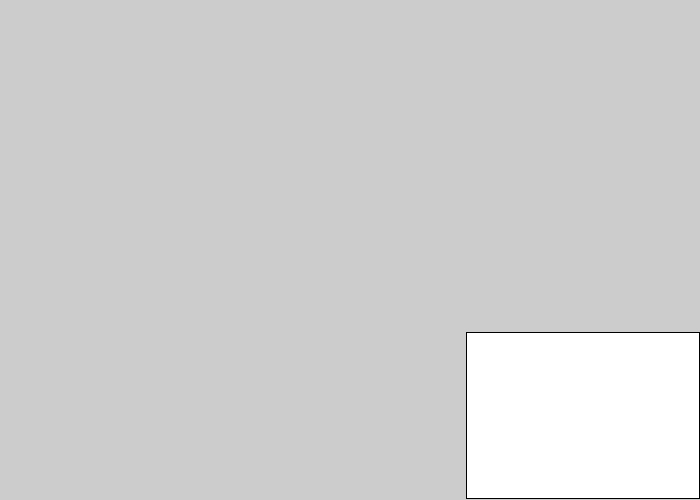
Frame 1 (no input)
Frame 60 (the mouse pressed at the canvas centre just before this capture): identical to frame 1, image omitted
Frame 120 (the mouse held since frame 60 and released just before this capture): identical to frame 1, image omitted

The Processing sketch that drew this single still picture (run headless with seeded random() and noise(); from frame 60 on, the mouse is pressed at the canvas centre):

// Processing sketch: ThreeByThreeMatrix_Procedural
// ── ThreeByThreeMatrix_Procedural.pde
void setup() {
  size(700, 500);
  //fullScreen(); //displayWidth //displayHeight
  int appWidth = width;
  int appHeight = height;
  //
  int numberofSquares = 9;
  int parameters = 4;
  float[] rectVar = new float[numberofSquares*4];
  int columns = 3;
  int rows = 3;
  //
  //int i=0;
  for ( int x=0; x<columns; x++ ) {//Will fail if not a mutliple
    for ( int y=0; y<rows; y++ ) { //Will fail if not a multiple
      if ( rectVar.length%parameters==0 ) {
        for ( int i=0; i<rectVar.length; i++ ) { //Will fail if not a multiple
        if (i%4==0) populateArray(rectVar, i, x, appWidth, columns);
        if (i%4==1) populateArray(rectVar, i, y, appHeight, rows);
        if (i%4==2) populateArray(rectVar, i, 1, appWidth, columns);
        if (i%4==3) populateArray(rectVar, i, 1, appHeight, rows);
        //rectVar[i]= x*(appWidth/columns); //repeat line with different variable
        //rectVar[i+1]= y*(appHeight/rows); //repeat line with different variable
        ///rectVar[i+2]=appWidth/columns; //repeat line with different variable
        //rectVar[i+3]=appHeight/rows; //repeat line with different variable
        //i+=parameters; //Functions like a WHILE
        }
      } else {
        println("ERROR with Array Length populating Array");
        exit();
      }
    }
  }
  //
  printArray(rectVar);
  //
  if ( rectVar.length%parameters==0 ) {
    for (int i=0; i<rectVar.length; i+=parameters) {
      rect(rectVar[i], rectVar[i+1], rectVar[i+2], rectVar[i+3]);
    }
  } else {
    println("ERROR with Array Length printing Rectangles");
    exit();
  }
  //
  /*
  rect(0*(appWidth/columns), 0*(appHeight/rows), appWidth/columns, appHeight/rows);
  rect(0*(appWidth/columns), 1*(appHeight/rows), appWidth/columns, appHeight/rows);
  rect(0*(appWidth/columns), 2*(appHeight/rows), appWidth/columns, appHeight/rows);
  rect(1*(appWidth/columns), 0*(appHeight/rows), appWidth/columns, appHeight/rows);
  rect(1*(appWidth/columns), 1*(appHeight/rows), appWidth/columns, appHeight/rows);
  rect(1*(appWidth/columns), 2*(appHeight/rows), appWidth/columns, appHeight/rows);
  rect(2*(appWidth/columns), 0*(appHeight/rows), appWidth/columns, appHeight/rows);
  rect(2*(appWidth/columns), 1*(appHeight/rows), appWidth/columns, appHeight/rows);
  rect(2*(appWidth/columns), 2*(appHeight/rows), appWidth/columns, appHeight/rows);
  */
}//End setup

void draw() {
}//End Draw
//
//End MAIN

// ── Procedures.pde
void populateArray(float[] collection, int i, int a, int b, int c) {
  collection[i] = a*(b/c);
}//End Populate Array
//
//Recursion
void drawRectangles() {
}
//
//End Procedures
